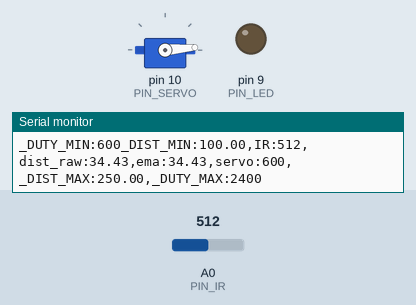
Simulated run of this sketch. Board: Arduino Uno, built with avr-gcc and run on an emulated ATmega328P. Shown: servo, output pins drawn as LEDs (lit = HIGH), the last lines printed to the serial monitor. Inputs (shaded band) come from the test bench; at power-on: A0 (PIN_IR) = 512.

Above: at 1.2 s.
1.3 s: A0 (PIN_IR) set to 366
3.1 s: A0 (PIN_IR) set to 330
At 4.0 s:
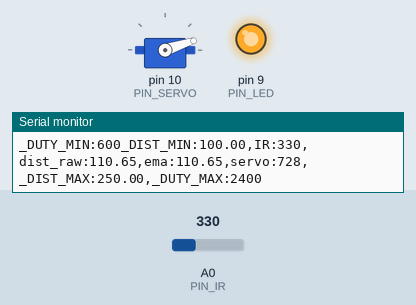
4.9 s: A0 (PIN_IR) set to 306
At 5.7 s:
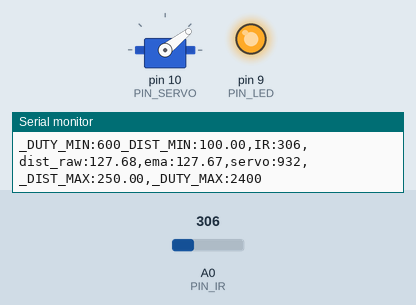
6.8 s: A0 (PIN_IR) set to 240
At 8.0 s:
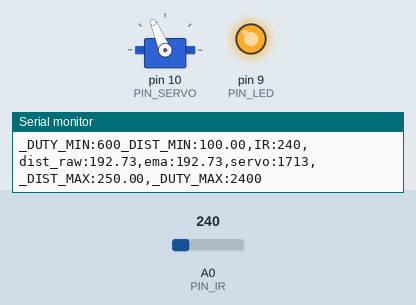
8.6 s: A0 (PIN_IR) set to 260
At 10.2 s:
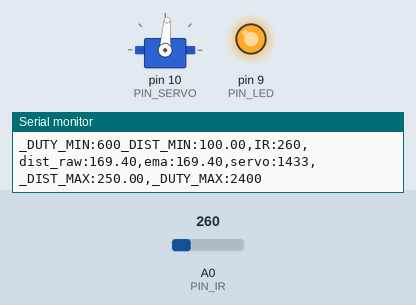
10.5 s: A0 (PIN_IR) set to 122
At 10.8 s:
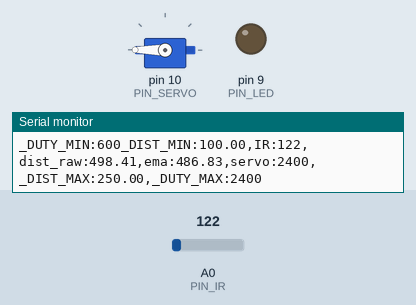
Timing chart, 0 to 13.0 s (numbered marks = the images above; inputs shaded):
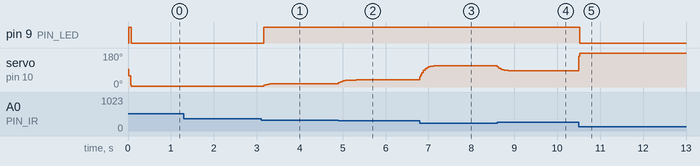

Measured:
- the behaviour switches between 348 and 347 on A0 (PIN_IR) (found by bisection; images 0 and 1)
- after the input at 3.1 s, pin 9 (PIN_LED): LOW → HIGH after 0.06 s; servo on pin 10 (PIN_SERVO): 5° → 16° after 0.06 s, → 17° 0.20 s later, → 18° 0.12 s later
- after the input at 4.9 s, servo on pin 10 (PIN_SERVO): moves from 18° to 38° over 0.42 s, starting at once
- after the input at 6.8 s, servo on pin 10 (PIN_SERVO): moves from 38° to 113° over 0.38 s, starting at once
- after the input at 8.6 s, servo on pin 10 (PIN_SERVO): moves from 113° to 86° over 0.40 s, starting at once
- after the input at 10.5 s, pin 9 (PIN_LED): HIGH → LOW at once; servo on pin 10 (PIN_SERVO): 86° → 180° at once

The sketch:

17_example_3.ino
```cpp
#include <Servo.h>

// Arduino pin assignment

#define PIN_IR    0         // IR sensor at Pin A0
#define PIN_LED   9
#define PIN_SERVO 10

#define _DUTY_MIN 600   // servo full clock-wise position (0 degree)
#define _DUTY_NEU 1500  // servo neutral position (90 degree)
#define _DUTY_MAX 2400  // servo full counter-clockwise position (180 degree)

#define _DIST_MIN  100.0   // minimum distance 100mm
#define _DIST_MAX  250.0   // maximum distance 250mm

#define EMA_ALPHA  0.20    // for EMA Filter

#define INTERVAL 20

Servo myservo;

unsigned long last_time = 0;

float dist_raw = 0.0;
float dist_ema = 0.0;

void setup() {
  Serial.begin(1000000);
  pinMode(PIN_LED, OUTPUT);

  myservo.attach(PIN_SERVO);
  myservo.writeMicroseconds(_DUTY_NEU);

  dist_ema = (_DIST_MIN + _DIST_MAX) * 0.5;
}

void loop() {
  unsigned long now = millis();
  if (now - last_time < INTERVAL) return;
  last_time = now;

  int a_value = analogRead(PIN_IR);

  dist_raw = (6762.0 / ((float)a_value - 9.0) - 4.0) * 10.0 - 60.0;

  if (dist_raw < 0) dist_raw = 0;

  dist_ema = EMA_ALPHA * dist_raw + (1.0 - EMA_ALPHA) * dist_ema;

  if (dist_ema >= _DIST_MIN && dist_ema <= _DIST_MAX) {
    digitalWrite(PIN_LED, HIGH);
  } else {
    digitalWrite(PIN_LED, LOW);
  }

  float d = dist_ema;
  if (d < _DIST_MIN) d = _DIST_MIN;
  if (d > _DIST_MAX) d = _DIST_MAX;

  float duty_f =
    _DUTY_MIN
    + (d - _DIST_MIN)
      * (float)(_DUTY_MAX - _DUTY_MIN)
      / (_DIST_MAX - _DIST_MIN);

  int duty = (int)(duty_f + 0.5);

  myservo.writeMicroseconds(duty);

  Serial.print("_DUTY_MIN:");  Serial.print(_DUTY_MIN);
  Serial.print("_DIST_MIN:");  Serial.print(_DIST_MIN);
  Serial.print(",IR:");        Serial.print(a_value);
  Serial.print(",dist_raw:");  Serial.print(dist_raw);
  Serial.print(",ema:");       Serial.print(dist_ema);
  Serial.print(",servo:");     Serial.print(duty);
  Serial.print(",_DIST_MAX:"); Serial.print(_DIST_MAX);
  Serial.print(",_DUTY_MAX:"); Serial.print(_DUTY_MAX);
  Serial.println("");
}
```
